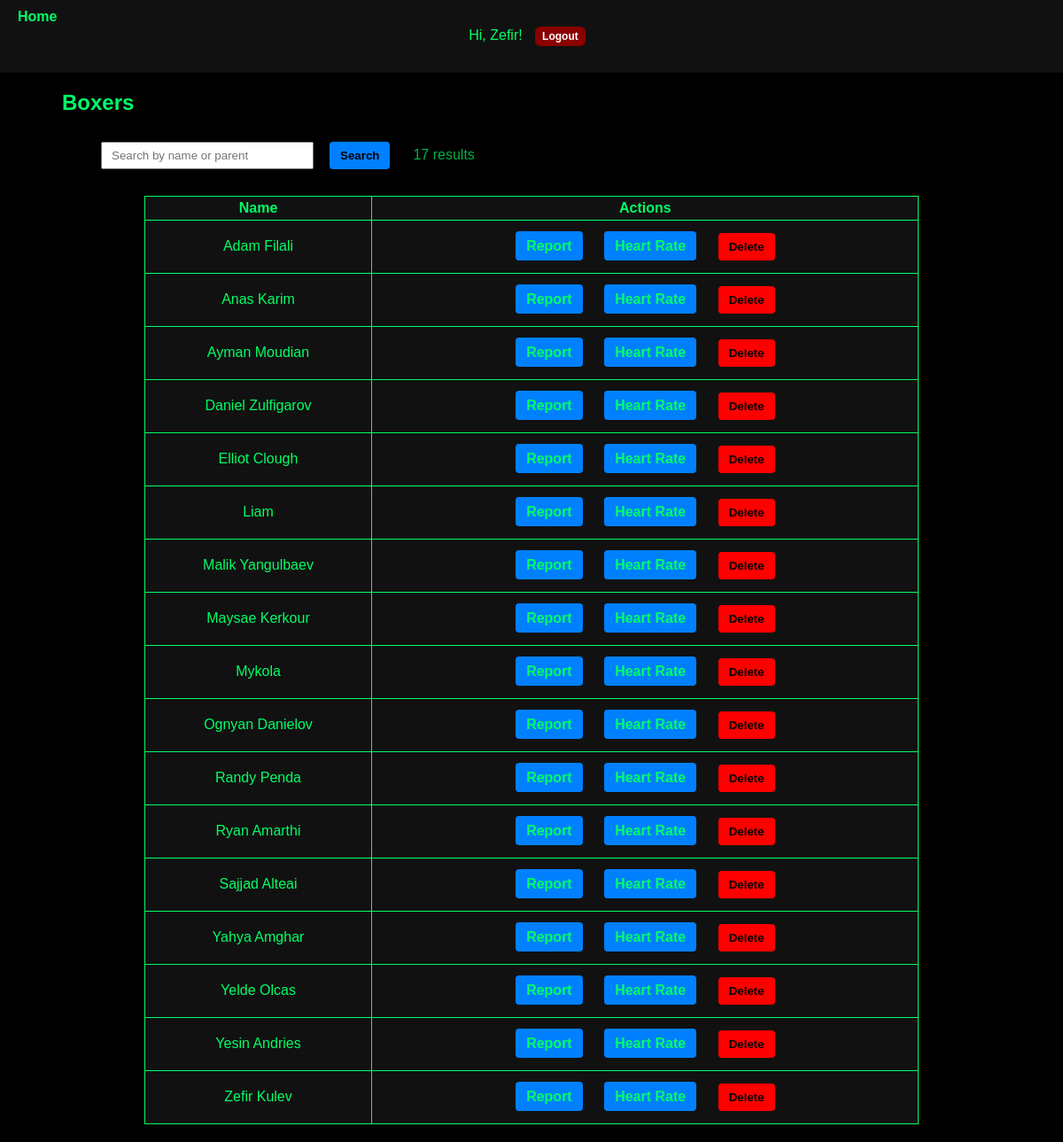
/boxers/ (signed in), run on an earlier commit of the app's database.
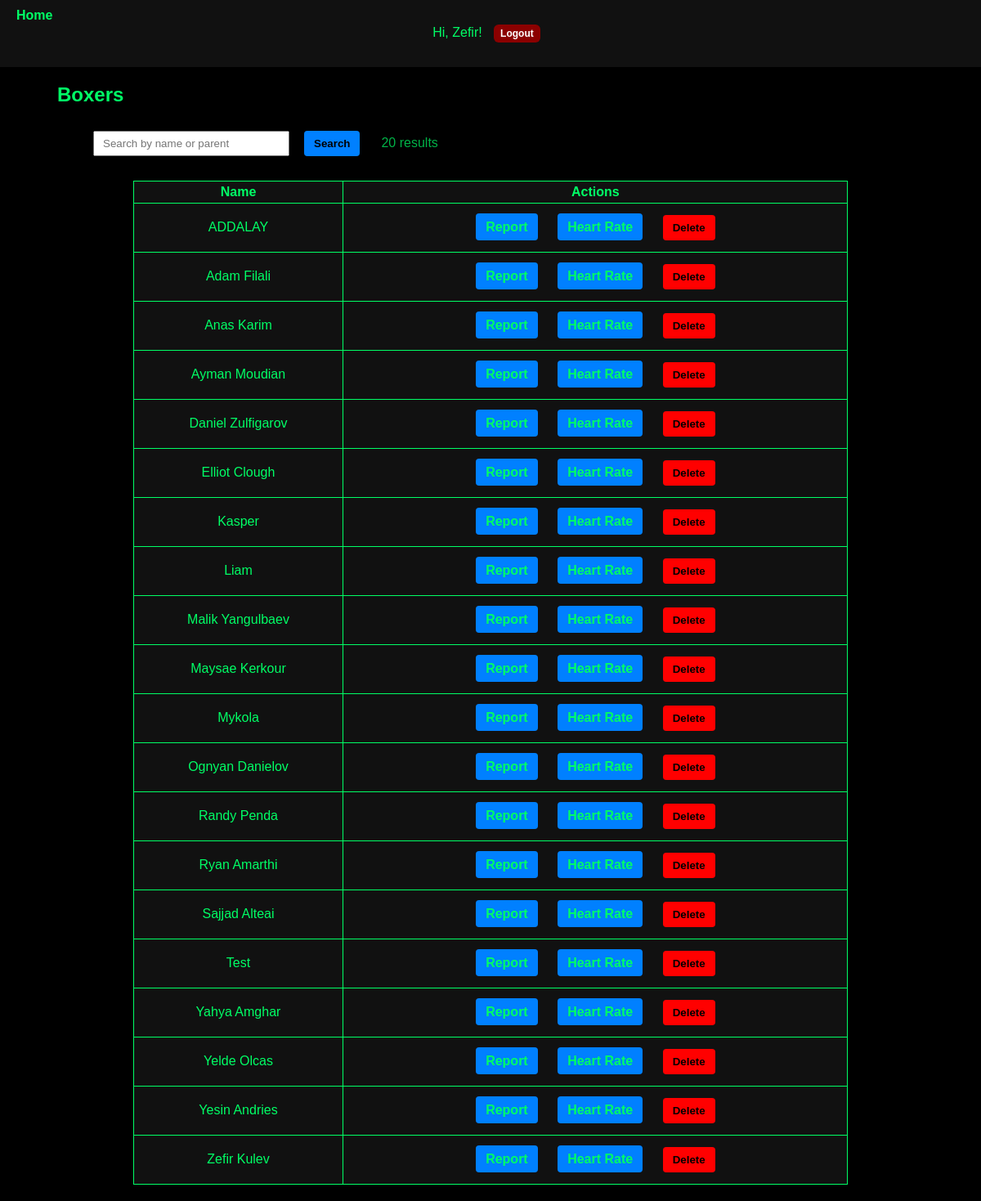
And on a later commit of the database.
### BoxersPresenceApp/models.py (models this page shows, shortened)
class Boxer(models.Model):
    uuid = models.UUIDField(default=uuid4, editable=False, db_index=True)
    name = models.CharField(max_length=120)
    date_of_birth = models.DateField(blank=True, null=True)  # Birthday (optional)
    parent_name = models.CharField(max_length=120, blank=True, default="")  # NEW (optional)
    gym = models.ForeignKey(Gym, on_delete=models.PROTECT, related_name="boxers")
    coaches = models.ManyToManyField(settings.AUTH_USER_MODEL, blank=True, related_name="boxers")
    shared_with_gyms = models.ManyToManyField(Gym, blank=True, related_name="shared_boxers")

### BoxersPresenceApp/views.py (the view, shortened to what this page needs)
# urls.py: path('boxers/', views.BoxerListView.as_view(), name='boxer_list'),
class BoxerListView(LoginRequiredMixin, ListView):
    template_name = 'boxers/boxer_list.html'
    context_object_name = 'boxers'
    paginate_by = 25  # optional; remove if you don't want pagination
    def get_queryset(self):
        gym = user_gym(self.request)
        q = (self.request.GET.get("q") or "").strip()
        qs = Boxer.objects.filter(gym=gym)
        if q:
            for term in q.split():
                qs = qs.filter(
                    Q(name__icontains=term) |
                    Q(parent_name__icontains=term)
                )
        return qs.order_by("name")
    def get_context_data(self, **kwargs):
        ctx = super().get_context_data(**kwargs)
        ctx["q"] = (self.request.GET.get("q") or "").strip()
        ctx["result_count"] = self.get_queryset().count()
        ctx["form"] = BoxerForm()  # keep if you still use POST add
        return ctx

### BoxersPresenceApp/forms.py
class BoxerForm(forms.ModelForm):
    class Meta:
        model = Boxer
        fields = ['name', 'date_of_birth']

### BoxersPresenceApp/context_processors.py (called while the page is built)
def role_flags(request):
    is_parent = False
    if getattr(request, "user", None) and request.user.is_authenticated:
        try:
            request.user.parent_profile
            is_parent = True
        except ParentProfile.DoesNotExist:
            pass
    return {"is_parent": is_parent}

### BoxersPresenceApp/utils.py (called while the page is built)
def user_gym(request_or_user):
    user = getattr(request_or_user, "user", request_or_user)
    try:
        return user.coach_profile.gym
    except Exception:
        return Gym.objects.first()

### templates/boxers/boxer_list.html (shortened to what this page needs)
{% extends "base.html" %}
{% block content %}
<h2 class="page-title">Boxers</h2>
<div class="content-container">
  <form method="get" style="display:flex; gap:8px; align-items:center; margin-bottom:12px; flex-wrap:wrap;">
    <input type="search"
           name="q"
           value="{{ q }}"
           placeholder="Search by name or parent"
           style="padding:6px 10px; min-width:240px;">
    <button class="btn" type="submit">Search</button>
    <span style="opacity:.7; margin-left:8px;">{{ result_count }} result{{ result_count|pluralize }}</span>
  </form>
  {% if boxers %}
    <table>
      <thead>
        <tr>
          <th>Name</th>
          <th>Actions</th>
        </tr>
      </thead>
      <tbody>
        {% for b in boxers %}
          <tr>
            <td>{{ b.name }}</td>
            <td>
              <a class="btn" href="{% url 'boxer_report' b.id %}">Report</a>
              {% if b.pk %}
                <a class="btn" href="{% url 'heart_rate_detail' boxer_id=b.pk %}">Heart Rate</a>
              {% endif %}
              <form method="post"
                    action="{% url 'delete_boxer' b.pk %}"
                    style="display:inline"
                    onsubmit="return confirm('Delete {{ b.name }}?');">
                <button type="submit" class="btn btn-danger" style="background:red">Delete</button>
              </form>
            </td>
          </tr>
        {% endfor %}
      </tbody>
    </table>
  {% else %}
    {% if q %}
      <p>No boxers match “{{ q }}”.</p>
    {% else %}
      <p>No boxers yet.</p>
    {% endif %}
  {% endif %}
</div>
{% endblock %}

What changed in the data, as far as the page shows it:
added Boxer: name "ADDALAY", shows "Heart Rate"
added Boxer: name "Kasper", shows "Heart Rate"
added Boxer: name "Test", shows "Heart Rate"
Also different on the page:
{{ result_count }}: "17" → "20"
